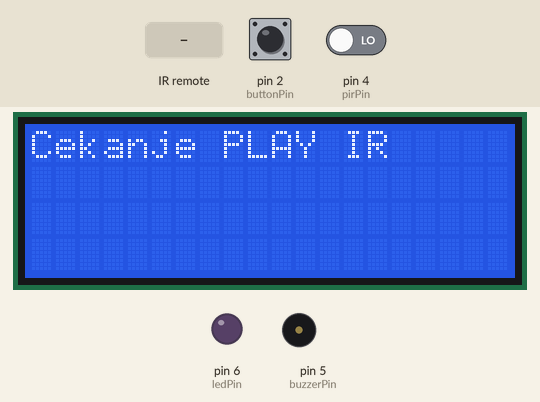
This sketch was run on a simulated Arduino Uno, built with avr-gcc and run on an emulated ATmega328P. Shown: 20×4 character LCD, output pins drawn as LEDs (lit = HIGH), buzzer (waves = sounding, pin HIGH). Dashed ring = blinking. The test bench sets the inputs (shaded band); at power-on: pin 2 (buttonPin) HIGH, pin 4 (pirPin) LOW. What the sketch prints to the serial monitor is not drawn.

Above: at 1.2 s.
1.3 s: infrared code 0x57A8FF00 received
At 1.44 s:
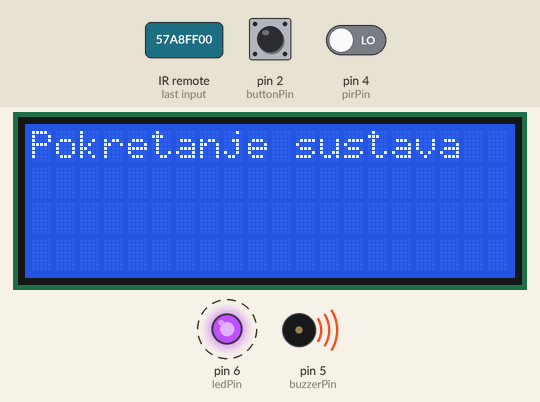
At 4.7 s:
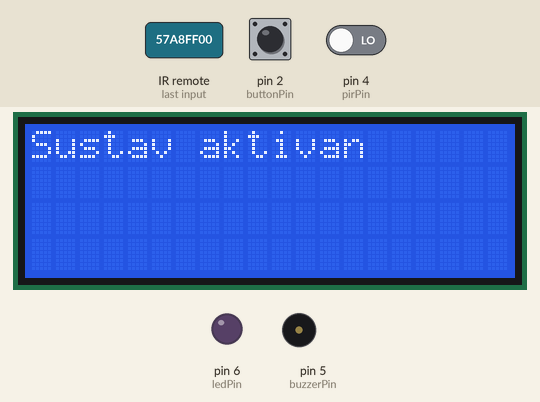
5.8 s: infrared code 0x5DA2FF00 received
At 8.7 s:
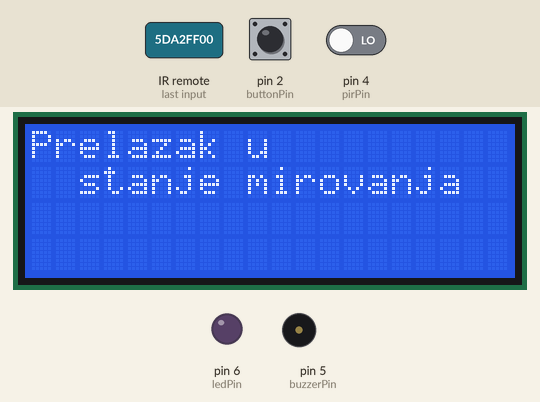
8.8 s: infrared code 0xCF30FF00 received
Timing chart, 0 to 11.8 s (numbered marks = the images above; inputs shaded):
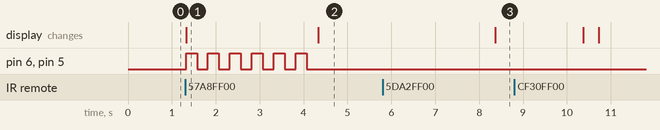

The sketch:

sketch.ino
```cpp
/**
 * @file sketch.ino
 * @brief Upravljanje alarmnim sustavom temeljenim na PIR senzoru uz mogućnost kontrole putem IR daljinskog upravljača.
 *
 * @details
 * Ovaj program omogućava:
 * - Detekciju pokreta pomoću PIR senzora
 * - Aktivaciju alarma (LED + buzzer) pri detekciji pokreta
 * - Gašenje alarma pomoću fizičkog gumba ili IR daljinskog
 * - Upravljanje sleep modom za uštedu energije
 * - Pokretanje i gašenje cijelog sustava putem IR daljinskog (PLAY/POWER tipke)
 * - Prikaz stanja na LCD zaslonu
 *
 * @author
 * Maja Vignjević - mvignjevi@tvz.hr
 */

#include <LiquidCrystal_I2C.h> ///< Knjižnica za upravljanje LCD 20x4 preko I2C sučelja
#include <IRremote.hpp>        ///< Knjižnica za upravljanje IR daljinskim prijemom
#include <avr/sleep.h>         ///< Knjižnica za upravljanje sleep modom procesora
#include <avr/interrupt.h>     ///< Knjižnica za konfiguraciju prekida

#define WOKWI_SIMULACIJA ///< Definicija za rad u Wokwi simulatoru (onemogućava stvarni sleep)

/** @name Pinovi uređaja
 * Definicije svih digitalnih pinova korištenih u sustavu.
 */
///@{
const int ledPin = 6;    ///< Digitalni pin na kojem je spojena LED dioda
const int buzzerPin = 5; ///< Digitalni pin na kojem je spojen buzzer
const int pirPin = 4;    ///< Digitalni pin na kojem je spojen PIR senzor
const int irPin = 3;     ///< Digitalni pin za IR prijemnik
const int buttonPin = 2; ///< Digitalni pin za fizički gumb (INPUT_PULLUP)
///@}

/**
 * @brief LCD objekt za prikaz poruka korisniku (20x4 znakova, I2C adresa 0x27).
 */
LiquidCrystal_I2C lcd(0x27, 20, 4);

/** @name Statusne zastavice sustava
 * Varijable koje čuvaju trenutno stanje sustava i signale za akcije.
 */
///@{
volatile bool wakeUpFlag = false;     ///< Zastavica koju postavlja PIR prekid za buđenje iz sleep moda
bool zahtjevZaGasenjeGumbom = false;  ///< Zastavica za gašenje alarma putem gumba
bool zahtjevZaGasenjeIR = false;      ///< Zastavica za gašenje alarma putem IR daljinskog (tipka 1)
bool alarmAktivan = false;            ///< Trenutno stanje alarma (aktiviran / deaktiviran)
bool stanje = false;                  ///< Trenutno stanje LED diode i buzzera (blinking efekt)
bool sustavPokrenut = false;          ///< Zastavica je li sustav pokrenut IR PLAY tipkom
bool zahtjevZaGasenjeSustava = false; ///< Zastavica za potpuno gašenje sustava putem IR POWER tipke
///@}

/** @name Definirani IR kodovi
 * Konstantne vrijednosti za interpretaciju pritisnutih tipki na daljinskom.
 */
///@{
const uint32_t IR_KOD_PALJENJE = 0x57A8FF00;       ///< IR kod za PLAY tipku (pokretanje sustava)
const uint32_t IR_KOD_GASENJE = 0x5DA2FF00;        ///< IR kod za POWER tipku (gašenje cijelog sustava)
const uint32_t IR_KOD_GASENJE_ALARMA = 0xCF30FF00; ///< IR kod za tipku 1 (gašenje samo aktivnog alarma)
///@}

/** @name Varijable za mjerenje vremena
 * Pomoćne varijable za kontrolu vremena događaja u sustavu.
 */
///@{
unsigned long prethodno = 0;              ///< Vrijeme zadnje promjene stanja LED/buzzera za efekt blinkanja
const unsigned long interval = 300;       ///< Interval blinkanja LED/buzzera u milisekundama
unsigned long zadnjeVrijemeDetekcije = 0; ///< Vrijeme zadnje registracije pokreta PIR senzorom
unsigned long zadnjeVrijemeIR = 0;        ///< Vrijeme posljednjeg primljenog IR signala
unsigned long zadnjeVrijemeGumba = 0;     ///< Vrijeme posljednjeg pritiska fizičkog gumba
///@}

/**
 * @brief Funkcija prekida koja se poziva pri buđenju sustava.
 *
 * @details
 * Kada PIR senzor detektira pokret (preko eksternog prekida),
 * ova funkcija postavlja zastavicu @c wakeUpFlag na @c true.
 * Glavna petlja (loop) koristi ovu zastavicu kako bi znala da treba aktivirati alarm.
 *
 * @note Funkcija treba biti što brža jer se izvršava unutar ISR (Interrupt Service Routine).
 */
void wakeUp()
{
    wakeUpFlag = true; ///< Postavljanje zastavice za buđenje iz sleep moda.
}

/**
 * @brief Resetira sustav nakon deaktivacije alarma.
 *
 * @details
 * Funkcija:
 * - Resetira sve zastavice vezane uz alarm (alarmAktivan, zahtjevi za gašenje)
 * - Prikazuje poruku "Stanje mirovanja" korisniku
 * - Gasi LCD pozadinsko svjetlo za štednju energije
 * - Čeka stabilizaciju PIR senzora (da prestane detektirati pokret)
 *
 * @note
 * Bez čekanja da PIR padne na LOW, mogla bi se dogoditi trenutna reaktivacija alarma.
 */
void resetStanje()
{
    alarmAktivan = false;           ///< Deaktivira stanje aktivnog alarma
    zahtjevZaGasenjeGumbom = false; ///< Briše zahtjev za gašenje gumba
    zahtjevZaGasenjeIR = false;     ///< Briše zahtjev za gašenje putem IR-a

    lcd.clear();                   ///< Briše sve s LCD zaslona
    lcd.setCursor(0, 0);           ///< Postavlja kursor na početak prvog reda
    lcd.print("Stanje mirovanja"); ///< Prikazuje korisniku status "Stanje mirovanja"
    delay(2000);                   ///< Drži poruku 2 sekunde vidljivom

    lcd.clear();       ///< Ponovno briše zaslon
    lcd.noBacklight(); ///< Gasi pozadinsko osvjetljenje radi uštede energije

    ///< Čeka da PIR prestane detektirati pokret
    while (digitalRead(pirPin) == HIGH)
    {
        delay(100); ///< Provjerava svakih 100 ms je li pokret prestao
    }
}

/**
 * @brief Funkcija za gašenje aktivnog alarma.
 *
 * @details
 * Funkcija deaktivira LED diodu i buzzer (isključuje ih),
 * briše sve s LCD zaslona, prikazuje poruku "Alarm ugasen"
 * te zadržava prikaz te poruke 1.5 sekundi prije nastavka rada.
 *
 * @note
 * Korisniku se daje vizualna potvrda da je alarm ugašen.
 */
void ugasiAlarm()
{
    Serial.println("<< Alarm iskljucen."); ///< Ispis u serijski monitor za potvrdu gašenja alarma

    digitalWrite(ledPin, LOW);    ///< Gasi LED diodu
    digitalWrite(buzzerPin, LOW); ///< Gasi buzzer

    lcd.clear();               ///< Čisti sadržaj LCD ekrana
    lcd.setCursor(0, 0);       ///< Postavlja kursor na početak prvog reda
    lcd.print("Alarm ugasen"); ///< Ispisuje poruku korisniku o gašenju alarma

    delay(1500); ///< Kratko zadržavanje poruke 1.5 sekundi
}

/**
 * @brief Funkcija za ulazak sustava u sleep mode radi uštede energije.
 *
 * @details
 * Kada se koristi stvarni hardver:
 * - Mikrokontroler ulazi u Power-down sleep mode gdje prestaje s radom do prekida (PIR).
 *
 * Kada se koristi Wokwi simulator:
 * - Sleep mode se simulira aktivnim čekanjem da PIR senzor registrira pokret
 * - Tijekom čekanja, funkcija detektira i IR signal za gašenje sustava (IR POWER tipka)
 *
 * @note
 * Makronaredba @c WOKWI_SIMULACIJA odlučuje koristi li se stvarni ili simulirani sleep način rada.
 */
void enterSleep()
{
#ifndef WOKWI_SIMULACIJA
    set_sleep_mode(SLEEP_MODE_PWR_DOWN); ///< Postavljanje najdubljeg sleep moda
    sleep_enable();                      ///< Omogućavanje sleep moda
    sleep_mode();                        ///< Ulazak u sleep stanje (mikrokontroler se zaustavlja)
    sleep_disable();                     ///< Onemogućavanje sleep moda nakon buđenja
#else
    Serial.println("-- Simulacija sleep moda: cekam PIR..."); ///< Ispis informativne poruke za Wokwi simulaciju

    ///< Aktivno čekanje dok PIR ne registrira pokret ili ne primimo IR naredbu za gašenje
    while (digitalRead(pirPin) == LOW && !zahtjevZaGasenjeSustava)
    {
        delay(10); ///< Kratko čekanje za rasterećenje CPU-a

        ///< Provjera ima li novih IR signala
        if (IrReceiver.decode())
        {
            uint32_t kod = IrReceiver.decodedIRData.decodedRawData; ///< Spremanje primljenog IR koda

            Serial.print(">> IR signal detektiran. Kod: 0x");
            Serial.println(kod, HEX);

            if (kod == IR_KOD_GASENJE)
            {
                zahtjevZaGasenjeSustava = true; ///< Postavlja se zahtjev za gašenje sustava
                Serial.println(">> Sustav isključen (IR POWER) tijekom cekanja PIR!");
            }
            IrReceiver.resume(); ///< Priprema IR prijemnika za sljedeći signal
        }
    }

    wakeUpFlag = true; ///< Postavljanje zastavice za buđenje iz simuliranog sleepa
#endif
}

/**
 * @brief Inicijalizacija sustava prilikom pokretanja.
 *
 * @details
 * Ova funkcija inicijalizira:
 * - Serijsku komunikaciju za debug poruke
 * - Definicije načina rada svih pinova (INPUT, OUTPUT)
 * - LCD zaslon za ispis statusa
 * - IR prijemnik za primanje signala s daljinskog upravljača
 * - Eksterni prekid za PIR senzor (ako nije simulacija)
 *
 * Također ispisuje početnu poruku "Čekanje PLAY IR" na LCD zaslon.
 */
void setup()
{
    Serial.begin(9600); ///< Pokretanje serijske komunikacije pri brzini 9600 bps

    pinMode(ledPin, OUTPUT);          ///< Postavljanje pina LED diode kao izlaznog
    pinMode(buzzerPin, OUTPUT);       ///< Postavljanje pina buzzera kao izlaznog
    pinMode(pirPin, INPUT);           ///< Postavljanje pina PIR senzora kao ulaznog
    pinMode(buttonPin, INPUT_PULLUP); ///< Postavljanje pina gumba kao ulaznog s internim pull-up otpornikom
    pinMode(irPin, INPUT);            ///< Postavljanje pina IR prijemnika kao ulaznog

    lcd.init();      ///< Inicijalizacija LCD zaslona
    lcd.backlight(); ///< Uključivanje pozadinskog osvjetljenja LCD-a

    lcd.setCursor(0, 0);          ///< Postavljanje kursora na prvi red, prvi stupac LCD-a
    lcd.print("Cekanje PLAY IR"); ///< Ispis početne poruke korisniku: čekanje IR PLAY signala

    IrReceiver.begin(irPin, ENABLE_LED_FEEDBACK); ///< Pokretanje IR prijemnika s uključenim LED feedbackom
    Serial.println("IR prijemnik omogućen.");     ///< Informativna poruka o uspješnoj inicijalizaciji IR prijemnika
    Serial.println("Sustav spreman.");            ///< Poruka o završetku inicijalizacije sustava

#ifndef WOKWI_SIMULACIJA
    attachInterrupt(digitalPinToInterrupt(pirPin), wakeUp, RISING); ///< Postavljanje eksternog interrupta za PIR senzor (na RISING brid)
#endif
}

/**
 * @brief Glavna petlja sustava.
 *
 * @details
 * Funkcija neprekidno izvršava sljedeće:
 * - Provjerava zahtjev za gašenje cijelog sustava (IR POWER tipkom)
 * - Čita stanje fizičkog gumba
 * - Sprema trenutno i prethodno stanje gumba za detekciju pritiska
 */
void loop()
{
    /**
     * @brief Provjera zahtjeva za isključivanje cijelog sustava.
     *
     * Ako je primljen zahtjev za gašenje (IR POWER) i sustav je pokrenut, sustav se isključuje:
     * - Briše LCD ekran
     * - Prikazuje poruku o gašenju sustava
     * - Resetira sve kontrolne varijable
     * - Gasi LED i buzzer
     * - Izlazi iz funkcije loop()
     */
    if (zahtjevZaGasenjeSustava && sustavPokrenut)
    {
        Serial.println(">> Sustav isključen (IR POWER)."); ///< Ispis poruke o isključenju sustava
        lcd.clear();                                       ///< Brisanje trenutnog sadržaja LCD zaslona
        lcd.setCursor(0, 0);                               ///< Postavljanje kursora na početak LCD-a
        lcd.print("Sustav ugasen");                        ///< Prikaz poruke o isključenju sustava
        delay(3000);                                       ///< Pauza kako bi korisnik mogao pročitati poruku
        lcd.clear();                                       ///< Ponovno čišćenje LCD zaslona
        lcd.noBacklight();                                 ///< Gašenje pozadinskog osvjetljenja LCD zaslona

        //! Resetiranje stanja sustava
        sustavPokrenut = false;          ///< Sustav više nije pokrenut
        alarmAktivan = false;            ///< Alarm se gasi
        wakeUpFlag = false;              ///< Resetiranje buđenja
        zahtjevZaGasenjeSustava = false; ///< Resetiranje zahtjeva za gašenje

        //! Gašenje svih signalnih uređaja
        digitalWrite(ledPin, LOW);    ///< Gašenje LED diode
        digitalWrite(buzzerPin, LOW); ///< Gašenje buzzera

        return; ///< Izlazak iz funkcije loop() — ništa dalje se ne izvršava
    }

    /**
     * @brief Čitanje stanja fizičkog gumba.
     *
     * Očitava se trenutačno stanje gumba:
     * - LOW = pritisnut
     * - HIGH = nije pritisnut (INPUT_PULLUP logika)
     */
    int gumbStanje = digitalRead(buttonPin);

    /**
     * @brief Spremanje prethodnog stanja gumba.
     *
     * Potrebno za detekciju "falling edge" događaja (s visoke na nisku razinu).
     *
     * @note
     * Inicijalno postavljeno na HIGH jer gumb nije pritisnut (zbog pull-upa).
     */
    static bool prosloStanjeGumba = HIGH;

    /**
     * @brief Spremanje trenutnog stanja gumba.
     *
     * Koristi se za usporedbu s prethodnim stanjem.
     */
    bool trenutnoStanjeGumba = gumbStanje;

    /**
     * @brief Detekcija pritiska fizičkog gumba (falling edge detekcija).
     *
     * @details
     * Provjerava prijelaz stanja gumba s HIGH na LOW, što znači da je korisnik pritisnuo gumb.
     * Ako je alarm trenutno aktivan, postavlja se zahtjev za njegovo gašenje.
     */
    if (prosloStanjeGumba == HIGH && trenutnoStanjeGumba == LOW)
    {
        zadnjeVrijemeGumba = millis(); ///< Bilježenje trenutnog vremena pritiska gumba

        /**
         * @brief Provjera je li alarm trenutno aktivan.
         *
         * Ako jest, postavlja se zastavica za gašenje alarma putem gumba.
         */
        if (alarmAktivan)
        {
            zahtjevZaGasenjeGumbom = true;                              ///< Postavlja zahtjev za gašenje alarma pritiskom gumba
            Serial.println(">> LOOP: Gumb pritisnut (aktivni alarm)."); ///< Informativni ispis za korisnika / debug
        }
    }

    /**
     * @brief Ažuriranje prethodnog stanja gumba.
     *
     * Sprema trenutno stanje gumba za sljedeću iteraciju loop() funkcije,
     * kako bi se i dalje mogla detektirati promjena stanja.
     */
    prosloStanjeGumba = trenutnoStanjeGumba;

    /**
     * @brief Obrada primljenih IR signala.
     *
     * @details
     * Dekodira se primljeni IR signal i provjerava kojem tipu naredbe pripada:
     * - Ako je IR_KOD_PALJENJE (PLAY tipka), pokreće sustav ako još nije aktiviran.
     * - Ako je IR_KOD_GASENJE (POWER tipka), postavlja zahtjev za gašenje cijelog sustava.
     * - Ako je IR_KOD_GASENJE_ALARMA (tipka 1) i alarm je aktivan, postavlja zahtjev za gašenje alarma.
     */
    if (IrReceiver.decode())
    {
        uint32_t kod = IrReceiver.decodedIRData.decodedRawData; ///< Spremanje dekodiranog IR koda

        Serial.print(">> IR signal detektiran. Kod: 0x");
        Serial.println(kod, HEX);

        /**
         * @brief Provjera je li primljena IR naredba za pokretanje sustava (PLAY tipka).
         */
        if (kod == IR_KOD_PALJENJE)
        {
            if (!sustavPokrenut)
            {                          ///< Pokreni sustav samo ako već nije pokrenut
                sustavPokrenut = true; ///< Označi da je sustav pokrenut
                wakeUpFlag = false;    ///< Resetiraj zastavicu za buđenje

                lcd.clear();
                lcd.backlight();
                lcd.setCursor(0, 0);
                lcd.print("Pokretanje sustava");

                /**
                 * @brief Animacija pokretanja - LED i buzzer blinkaju 3 sekunde.
                 */
                unsigned long startBlinkanja = millis();

                while (millis() - startBlinkanja < 3000)
                {
                    digitalWrite(ledPin, HIGH);
                    digitalWrite(buzzerPin, HIGH);
                    delay(250);
                    digitalWrite(ledPin, LOW);
                    digitalWrite(buzzerPin, LOW);
                    delay(250);
                }

                lcd.clear();
                lcd.setCursor(0, 0);
                lcd.print("Sustav aktivan");
                delay(4000);

                lcd.clear();
                lcd.setCursor(0, 0);
                lcd.print("Prelazak u");
                lcd.setCursor(0, 1);
                lcd.print("  stanje mirovanja");
                delay(2000);

                lcd.clear();
                lcd.noBacklight(); ///< Isključi LCD pozadinsko svjetlo radi štednje

                Serial.println(">> Sustav pokrenut (IR PLAY)."); ///< Informacija da je sustav pokrenut
            }
        }

        /**
         * @brief Provjera je li primljena IR naredba za gašenje cijelog sustava (POWER tipka).
         */
        else if (kod == IR_KOD_GASENJE)
        {
            zahtjevZaGasenjeSustava = true; ///< Postavljanje zahtjeva za gašenje sustava
        }

        /**
         * @brief Provjera je li primljena IR naredba za gašenje samo aktivnog alarma (tipka 1).
         */
        else if (kod == IR_KOD_GASENJE_ALARMA && alarmAktivan)
        {
            zahtjevZaGasenjeIR = true;                                      ///< Postavljanje zahtjeva za gašenje alarma putem IR
            Serial.println(">> LOOP: IR kod za gašenje ALARMA (tipka 1)."); ///< Informativna poruka
        }

        IrReceiver.resume(); ///< Priprema IR prijemnika za primanje novih signala
    }

    /**
     * @brief Provjera stanja pokrenutosti sustava.
     *
     * Ako sustav nije pokrenut putem IR PLAY tipke, izlazi iz funkcije @c loop() bez daljnje obrade.
     *
     * @note
     * Sustav neće reagirati na PIR, gumb ili IR signale dok nije aktivno pokrenut korisničkom naredbom.
     */
    if (!sustavPokrenut)
    {
        return; ///< Prekid funkcije - sustav čeka na pokretanje.
    }

    /**
     * @brief Aktivacija alarma nakon buđenja iz sleep moda.
     *
     * Ako alarm trenutno nije aktiviran, a zastavica za buđenje (PIR) je postavljena,
     * sustav prelazi u aktivno stanje alarma.
     */
    if (!alarmAktivan && wakeUpFlag)
    {
        wakeUpFlag = false; ///< Resetiranje zastavice buđenja da se spriječi višestruka aktivacija.

        zadnjeVrijemeDetekcije = millis(); ///< Spremanje trenutnog vremena detekcije za kasniju obradu.

        alarmAktivan = true; ///< Označavanje da je alarm sada aktivan.

        lcd.backlight(); ///< Paljenje pozadinskog svjetla LCD ekrana za prikaz alarma.

        Serial.println(">> Pokret detektiran. Alarm aktiviran."); ///< Informacija u serijskom monitoru o aktivaciji alarma.
    }

    /**
     * @brief Upravljanje aktivnim alarmom i njegovim gašenjem.
     *
     * Ako je alarm aktiviran:
     * - LED dioda i buzzer blinkaju u definiranim vremenskim intervalima.
     * - Ispisuju se odgovarajuće poruke upozorenja na LCD ekranu.
     * - Provjerava se zahtjev za gašenje alarma (preko gumba ili IR signala).
     */
    if (alarmAktivan)
    {
        unsigned long trenutno = millis(); ///< Dohvaćanje trenutnog vremena u milisekundama.

        /**
         * @brief Upravljanje blinkanjem LED/buzzera.
         *
         * Ako je proteklo dovoljno vremena od zadnje promjene stanja (definirano s @c interval),
         * mijenja se stanje LED diode i buzzera.
         */
        if (trenutno - prethodno >= interval)
        {
            prethodno = trenutno; ///< Ažurira vrijeme posljednje promjene.

            stanje = !stanje; ///< Inverzija stanja (ON/OFF) za LED i buzzer.

            digitalWrite(ledPin, stanje);    ///< Postavlja stanje LED diode.
            digitalWrite(buzzerPin, stanje); ///< Postavlja stanje buzzera.

            lcd.setCursor(0, 0);                                     ///< Postavlja kursor na početak prvog reda LCD-a.
            lcd.print(stanje ? "   UPOZORENJE" : "               "); ///< Prikazuje ili briše upozorenje o pokretu.

            lcd.setCursor(0, 1);                                             ///< Postavlja kursor na početak drugog reda LCD-a.
            lcd.print(stanje ? "Pokret detektiran" : "                   "); ///< Prikazuje ili briše opis pokreta.
        }

        /**
         * @brief Provjera zahtjeva za gašenje alarma.
         *
         * Ako je korisnik pritisnuo gumb ili poslao IR signal za gašenje:
         * - Alarm se gasi.
         * - Resetiraju se zastavice zahtjeva za gašenje.
         * - Sustav se vraća u stanje mirovanja.
         */
        if (zahtjevZaGasenjeGumbom || zahtjevZaGasenjeIR)
        {
            ugasiAlarm(); ///< Poziv funkcije za gašenje alarma.

            zahtjevZaGasenjeGumbom = false; ///< Resetiranje zahtjeva za gašenje putem gumba.
            zahtjevZaGasenjeIR = false;     ///< Resetiranje zahtjeva za gašenje putem IR signala.

            resetStanje(); ///< Povratak sustava u pasivno stanje (stanje mirovanja).
        }
    }

    /**
     * @brief Upravljanje ulaskom u sleep mode kada alarm nije aktivan.
     *
     * Ako alarm nije aktivan i PIR senzor detektira stanje mirovanja (LOW na PIR izlazu):
     * - Sustav se prebacuje u sleep mode (ili simulaciju sleepa).
     */
    else if (!alarmAktivan && digitalRead(pirPin) == LOW)
    {
        Serial.println("-- Ulazak u sleep mode..."); ///< Poruka o ulasku u sleep mode.

        delay(200); ///< Kratka pauza radi stabilizacije sustava.

        enterSleep(); ///< Poziv funkcije za ulazak u sleep mode.

        Serial.println("-- Probudili smo se!"); ///< Poruka o buđenju iz sleepa.
    }
}
```

Measured:
- after the input at 1.3 s, pin 6 (ledPin), pin 5 (buzzerPin): alternates HIGH for 0.25 s and LOW for 0.25 s, 12 changes in all, then stays LOW, starting at once; the display: changes at once (image 1)
